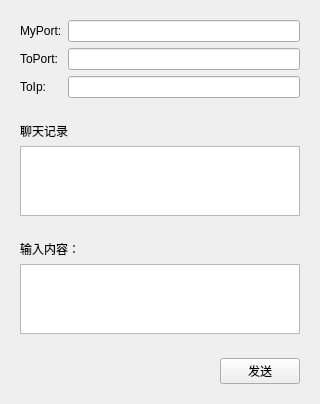
<?xml version="1.0" encoding="UTF-8"?>
<ui version="4.0">
 <class>Udp2</class>
 <widget class="QWidget" name="Udp2">
  <property name="geometry">
   <rect>
    <x>0</x>
    <y>0</y>
    <width>320</width>
    <height>381</height>
   </rect>
  </property>
  <property name="windowTitle">
   <string>Form</string>
  </property>
  <layout class="QVBoxLayout" name="verticalLayout_3">
   <item>
    <widget class="QWidget" name="widget" native="true">
     <layout class="QGridLayout" name="gridLayout">
      <item row="0" column="1">
       <widget class="QLineEdit" name="myPort"/>
      </item>
      <item row="1" column="0">
       <widget class="QLabel" name="label_2">
        <property name="text">
         <string>ToPort:</string>
        </property>
       </widget>
      </item>
      <item row="1" column="1">
       <widget class="QLineEdit" name="toPort"/>
      </item>
      <item row="2" column="0">
       <widget class="QLabel" name="label_3">
        <property name="text">
         <string>ToIp:</string>
        </property>
       </widget>
      </item>
      <item row="2" column="1">
       <widget class="QLineEdit" name="toIp"/>
      </item>
      <item row="0" column="0">
       <widget class="QLabel" name="label">
        <property name="text">
         <string>MyPort:</string>
        </property>
       </widget>
      </item>
     </layout>
    </widget>
   </item>
   <item>
    <widget class="QWidget" name="widget_2" native="true">
     <layout class="QVBoxLayout" name="verticalLayout">
      <item>
       <widget class="QLabel" name="label_4">
        <property name="text">
         <string>聊天记录</string>
        </property>
       </widget>
      </item>
      <item>
       <widget class="QTextEdit" name="record"/>
      </item>
     </layout>
    </widget>
   </item>
   <item>
    <widget class="QWidget" name="widget_3" native="true">
     <layout class="QVBoxLayout" name="verticalLayout_2">
      <item>
       <widget class="QLabel" name="label_5">
        <property name="text">
         <string>输入内容：</string>
        </property>
       </widget>
      </item>
      <item>
       <widget class="QTextEdit" name="input"/>
      </item>
     </layout>
    </widget>
   </item>
   <item>
    <widget class="QWidget" name="widget_4" native="true">
     <layout class="QHBoxLayout" name="horizontalLayout">
      <item>
       <spacer name="horizontalSpacer">
        <property name="orientation">
         <enum>Qt::Horizontal</enum>
        </property>
        <property name="sizeHint" stdset="0">
         <size>
          <width>40</width>
          <height>20</height>
         </size>
        </property>
       </spacer>
      </item>
      <item>
       <widget class="QPushButton" name="sentBtn">
        <property name="text">
         <string>发送</string>
        </property>
       </widget>
      </item>
     </layout>
    </widget>
   </item>
  </layout>
 </widget>
 <resources/>
 <connections/>
</ui>
